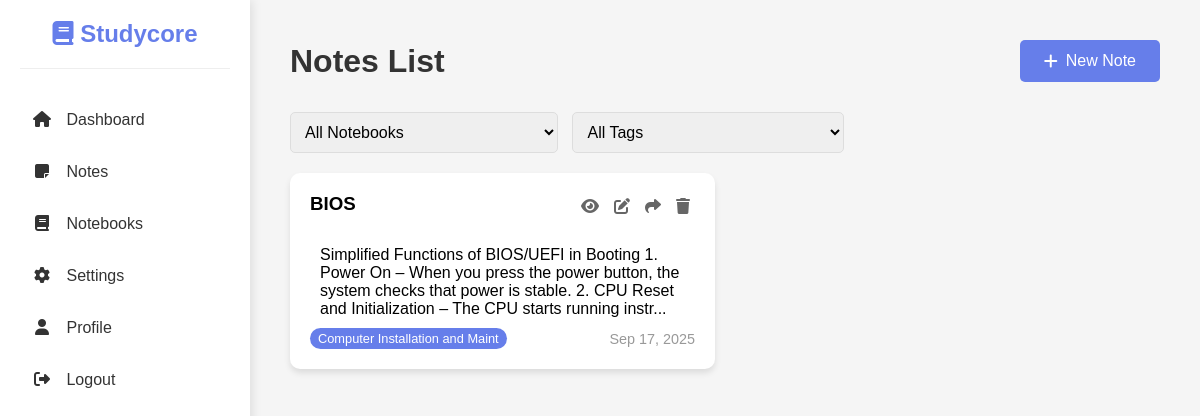
The app's page /notes (signed in) with its own data.
### models.py (models this page shows)
class Note(db.Model):
    id = db.Column(db.Integer, primary_key=True)
    title = db.Column(db.String(100))
    content = db.Column(db.Text)
    is_public = db.Column(db.Boolean, default=False)
    created_at = db.Column(db.DateTime, default=datetime.utcnow)
    updated_at = db.Column(db.DateTime, default=datetime.utcnow, onupdate=datetime.utcnow)
    user_id = db.Column(db.Integer, db.ForeignKey('user.id'))
    notebook_id = db.Column(db.Integer, db.ForeignKey('notebook.id'))
    tags = db.relationship('Tag', secondary=note_tags, lazy='subquery',
                          backref=db.backref('notes', lazy=True))

class Notebook(db.Model):
    id = db.Column(db.Integer, primary_key=True)
    title = db.Column(db.String(100))
    description = db.Column(db.Text, nullable=True)
    created_at = db.Column(db.DateTime, default=datetime.utcnow)
    updated_at = db.Column(db.DateTime, default=datetime.utcnow, onupdate=datetime.utcnow)
    user_id = db.Column(db.Integer, db.ForeignKey('user.id'))
    notes = db.relationship('Note', backref='notebook', lazy=True, cascade='all, delete-orphan')

### app.py (the view)
@app.route('/notes')
@login_required
def list_notes():
    notebook_id = request.args.get('notebook_id')
    tag_name = request.args.get('tag')
    query = Note.query.filter_by(user_id=current_user.id)
    if notebook_id:
        query = query.filter_by(notebook_id=notebook_id)
    if tag_name:
        query = query.join(note_tags).join(Tag).filter(Tag.name == tag_name)
    notes = query.all()
    notebooks = Notebook.query.filter_by(user_id=current_user.id).all()
    user_tags = Tag.query.join(note_tags).join(Note).filter(Note.user_id == current_user.id).distinct().all()
    return render_template('notes/list.html', notes=notes, notebooks=notebooks, tags=user_tags)

### app.py (called while the page is built)
@login_manager.user_loader
def load_user(user_id):
    return User.query.get(int(user_id))

### templates/notes/list.html (shortened to what this page needs)
<!DOCTYPE html>
<html lang="en">
<head>
    <link href="https://cdnjs.cloudflare.com/ajax/libs/font-awesome/6.4.0/css/all.min.css" rel="stylesheet">
</head>
<body>
    <div class="sidebar">
        <div class="sidebar-header">
            <h1><i class="fas fa-book"></i> Studycore</h1>
        </div>
        <ul class="sidebar-nav">
            <li><a href="{{ url_for('dashboard') }}"><i class="fas fa-home"></i> Dashboard</a></li>
            <li><a href="{{ url_for('list_notes') }}"><i class="fas fa-sticky-note"></i> Notes</a></li>
            <li><a href="{{ url_for('list_notebooks') }}"><i class="fas fa-book"></i> Notebooks</a></li>
            <li><a href="{{ url_for('settings') }}"><i class="fas fa-cog"></i> Settings</a></li>
            <li><a href="{{ url_for('profile') }}"><i class="fas fa-user"></i> Profile</a></li>
            <li><a href="{{ url_for('logout') }}"><i class="fas fa-sign-out-alt"></i> Logout</a></li>
        </ul>
    </div>
    <div class="main-content">
        <div class="header">
            <h1>Notes List</h1>
            <a href="{{ url_for('create_note') }}" class="btn btn-primary">
                <i class="fas fa-plus"></i> New Note
            </a>
        </div>
<div class="filter-section">
    <select class="filter-select" onchange="filterNotes()">
        <option value="">All Notebooks</option>
    </select>
    <select class="filter-select" onchange="filterNotes()" style="margin-left: 10px;">
        <option value="">All Tags</option>
            </select>
                        </div>
                {% if notes %}
        <div class="notes-grid">
            {% for note in notes %}
            <div class="note-card">
                <div class="note-header">
                    <h3 class="note-title">{{ note.title }}</h3>
                    <div class="note-actions">
                        <a href="{{ url_for('view_note', note_id=note.id) }}" class="action-btn" title="View">
                            <i class="fas fa-eye"></i>
                        </a>
                        <a href="{{ url_for('edit_note', note_id=note.id) }}" class="action-btn" title="Edit">
                            <i class="fas fa-edit"></i>
                        </a>
                        <a href="{{ url_for('share_note', note_id=note.id) }}" class="action-btn" title="Share">
                            <i class="fas fa-share"></i>
                        </a>
                        <a href="{{ url_for('delete_note', note_id=note.id) }}" class="action-btn delete" title="Delete" onclick="return confirm('Are you sure you want to delete this note?')">
                            <i class="fas fa-trash"></i>
                        </a>
                    </div>
                </div>
                <div class="note-content">
                    {{ note.content[:200] }}{% if note.content|length > 200 %}...{% endif %}
                </div>
                <div class="note-footer">
                    <span class="notebook-badge">{{ note.notebook.title }}</span>
                    <span>{{ note.updated_at.strftime('%b %d, %Y') }}</span>
                </div>
            </div>
            {% endfor %}
        </div>
        {% endif %}
    </div>
</body>
</html>

### templates/notes/list.html (style rules this page uses)
* { margin: 0; padding: 0; box-sizing: border-box; }
body { font-family: 'Arial', sans-serif; background: #f5f5f5; min-height: 100vh; }
.sidebar { width: 250px; background: white; height: 100vh; position: fixed; left: 0; top: 0; box-shadow: 2px 0 10px rgba(0,0,0,0.1); padding: 20px; }
.sidebar-header { text-align: center; margin-bottom: 30px; padding-bottom: 20px; border-bottom: 1px solid #eee; }
.sidebar-header h1 { color: #667eea; font-size: 1.5rem; }
.sidebar-nav { list-style: none; }
.sidebar-nav li { margin-bottom: 10px; }
.sidebar-nav a { display: block; padding: 12px; color: #333; text-decoration: none; border-radius: 5px; transition: background 0.3s ease; }
.sidebar-nav a i { margin-right: 10px; width: 20px; text-align: center; }
.main-content { margin-left: 250px; padding: 40px; }
.header { display: flex; justify-content: space-between; align-items: center; margin-bottom: 30px; }
.header h1 { color: #333; font-size: 2rem; }
.btn { padding: 12px 24px; border: none; border-radius: 5px; font-size: 1rem; cursor: pointer; text-decoration: none; display: inline-flex; align-items: center; gap: 8px; transition: all 0.3s ease; }
.btn-primary { background: #667eea; color: white; }
.filter-section { margin-bottom: 20px; }
.filter-select { padding: 10px; border: 1px solid #ddd; border-radius: 5px; font-size: 1rem; }
.notes-grid { display: grid; grid-template-columns: repeat(auto-fill, minmax(300px, 1fr)); gap: 20px; }
.note-card { background: white; border-radius: 10px; padding: 20px; box-shadow: 0 4px 6px rgba(0,0,0,0.1); transition: transform 0.3s ease; }
.note-header { display: flex; justify-content: space-between; align-items: flex-start; margin-bottom: 15px; }
.note-title { color: var(--text-primary); }
.note-actions { display: flex; gap: 5px; }
.action-btn { padding: 5px; border: none; background: none; cursor: pointer; color: #666; transition: color 0.3s ease; }
.note-content { background: var(--bg-tertiary); color: var(--text-primary); border-left: 4px solid var(--accent-color); padding: 10px; }
.note-footer { display: flex; justify-content: space-between; align-items: center; font-size: 0.9rem; color: #999; }
.notebook-badge { background: #667eea; color: white; padding: 3px 8px; border-radius: 12px; font-size: 0.8rem; }

### records on screen
Note: title "BIOS", content "Simplified Functions of BIOS/UEFI in Booting 1. Power On – When you press the power button, the system checks that power is stable. 2. CPU Reset and Initialization – The CPU starts running instr", notebook "Computer Installation and Maint", updated_at "Sep 17, 2025"
